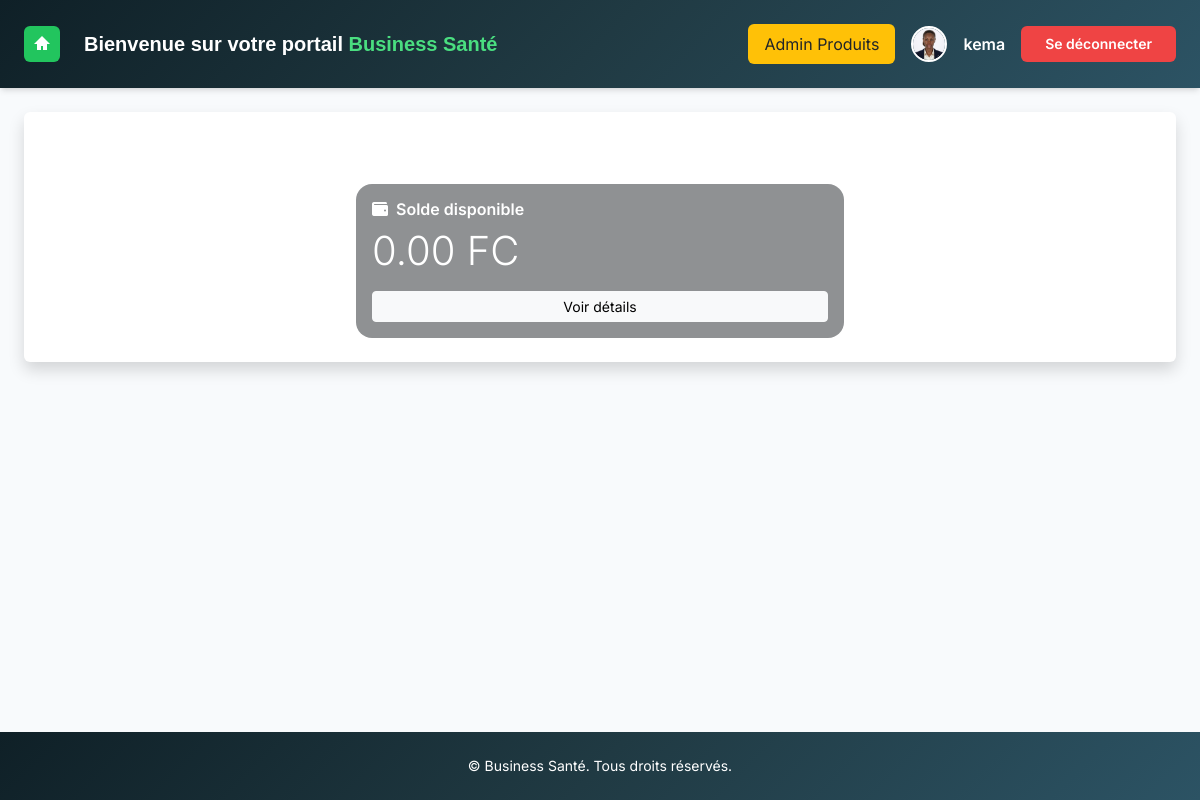
Page /solde/ (signed in) on the earlier database version.
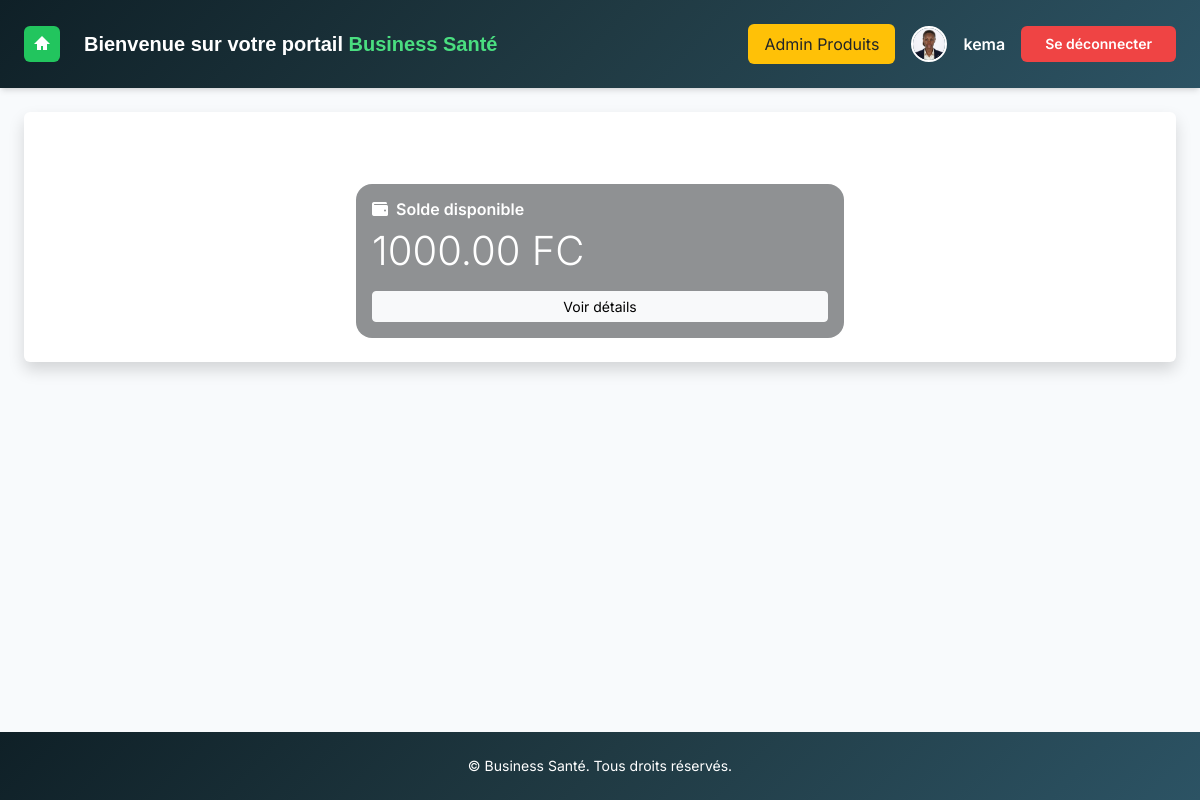
Same page on the later database version.
### core/models.py (models this page shows, shortened)
class CustomUser(AbstractUser):
    parrain = models.ForeignKey('self', on_delete=models.SET_NULL, null=True, blank=True,  related_name="filleul")
    gains = models.DecimalField(max_digits=10, decimal_places=2, default=0.00)
    first_name = models.CharField(max_length=150, null=True, blank=True)
    last_name = models.CharField(max_length=150,null=True, blank=True)
    telephone = models.CharField(max_length=20, blank=True)

class Profil(models.Model):
    utilisateur = models.OneToOneField(
    settings.AUTH_USER_MODEL,
    on_delete=models.CASCADE,
    related_name="profil"
)
    solde = models.DecimalField(max_digits=12, decimal_places=2, default=0)
    gains_retires = models.DecimalField(max_digits=12, decimal_places=2, default=0)
    mon_code = models.CharField(max_length=30, default=0, blank=True)
    parrain_code = models.CharField(max_length=30, blank=True,null=True)
    is_paid = models.BooleanField(default=False)
    date_created = models.DateTimeField(default=timezone.now)
    avatar = models.ImageField(upload_to='avatars/', blank=True, null=True)

### core/views.py (the view)
# urls.py: path('solde/', views.solde, name='solde'),
@login_required
def solde(request):
    try:
        profil = Profil.objects.get(utilisateur=request.user)
        solde = profil.solde
    except Profil.DoesNotExist:
        solde = 0  # ou None selon ton modèle
    return render(request, 'core/solde.html', {'solde': solde})

### core/templates/core/solde.html
{% extends 'core/base.html' %}
{% load static %}
{% block content %}
<div class="container mt-5">
  <div class="row justify-content-center">
    <div class="col-md-6">
      <div class="card text-white h-100 border-0 position-relative rounded-4 overflow-hidden">
        <div class="position-absolute top-0 start-0 w-100 h-100 "></div>
        <div class="position-absolute top-0 start-0 w-100 h-100 bg-dark opacity-50 z-1"></div>
        <div class="card-body position-relative z-2 d-flex flex-column justify-content-between h-100">
          <div>
            <h3 class="card-title fw-semibold"><i class="fas fa-wallet me-2"></i>Solde disponible</h3>
            <p class="display-6">{{ solde }} FC</p>
          </div>
          <a href="{% url 'gains' %}" class="btn btn-light btn-sm mt-3">Voir détails</a>
        </div>
      </div>
    </div>
  </div>
</div>
{% endblock %}

### core/templates/core/base.html (shortened to what this page needs)
{% load static %}
<!DOCTYPE html>
<html lang="fr">
<head>
  <script src="https://cdn.tailwindcss.com"></script>
  <link href="https://cdn.jsdelivr.net/npm/bootstrap@5.3.0-alpha1/dist/css/bootstrap.min.css" rel="stylesheet">
  <link href="https://cdnjs.cloudflare.com/ajax/libs/font-awesome/5.15.4/css/all.min.css" rel="stylesheet">
  <link href="https://cdn.jsdelivr.net/npm/bootstrap@5.3.0/dist/css/bootstrap.min.css" rel="stylesheet">
</head>
<body class="bg-slate-50 text-gray-900 font-[Inter] min-h-screen flex flex-col">
<header class="flex items-center justify-between px-6 py-4 shadow-md text-white"
style="background: linear-gradient(135deg, #0f2027, #203a43, #2c5364);">
  <div class="flex items-center gap-4">
    <a href="{% url 'home' %}">
      <button class="bg-green-500 p-2 rounded-md text-white hover:bg-green-600 transition">
        <svg class="w-5 h-5 fill-current" viewBox="0 0 20 20">
          <path d="M10 2L2 10h3v6h4v-4h2v4h4v-6h3L10 2z"/>
        </svg>
      </button>
    </a>
    <h1 class="text-lg md:text-xl font-semibold" style="font-family:Verdana, Geneva, Tahoma, sans-serif;">
      Bienvenue sur votre portail <span class="text-green-400">Business Santé</span>
    </h1>
  </div>
  <div class="flex items-center gap-3">
    {% if request.user.is_staff %}
      <a href="{% url 'admin_produits' %}" class="bg-warning text-dark px-3 py-2 rounded">
        Admin Produits
      </a>
    {% endif %}
  {% if user.profil.avatar %}
    <img src="{{ user.profil.avatar.url }}"
         class="w-9 h-9 rounded-full border-2 border-white">
  {% endif %}
  <span class="font-semibold">{{ user.username }}</span>
  <form method="post" action="{% url 'logout' %}">
  <button type="submit"
          class="bg-red-500 hover:bg-red-600 px-4 py-2 rounded-md text-sm font-semibold text-white transition">
      Se déconnecter
  </button>
  </form>
</div>
</header>
  <div class="flex flex-1">
    <main class="flex-1 p-6">
      <div class="bg-white p-6 rounded shadow">
        {% block content %}
        {% endblock %}
      </div>
    </main>
  </div>
  <footer class="bg-gray-800 text-white py-4 text-center text-sm mt-auto" style=" background: linear-gradient(135deg, #0f2027, #203a43, #2c5364);">
    &copy; {{ now|date:"Y" }} Business Santé. Tous droits réservés.
  </footer>
</body>
</html>

Differences in the rows shown:
changed Profil: solde "0.00" → "1000.00"
